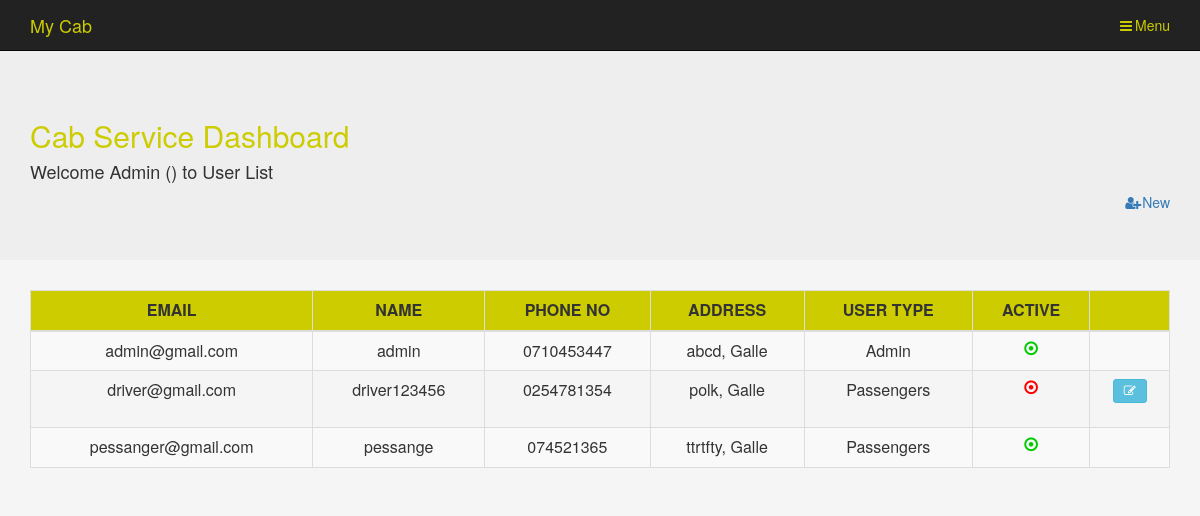
The app's page /user/users.php with its own data.
### tables this page shows
CREATE TABLE `users` (
  `EMAIL` varchar(500) NOT NULL,
  `NAME` varchar(200) NOT NULL,
  `PHONENO` varchar(12) NOT NULL,
  `ADDRESS` varchar(500) NOT NULL,
  `TYPE` int(2) NOT NULL,
  `PASSWORD` varchar(1000) DEFAULT NULL,
  `ACTIVE` int(11) DEFAULT NULL
);

### user/users.php (the view, shortened to what this page needs)
<?php
$conn = OpenCon();
$query = "SELECT * FROM USERS";
mysqli_query($conn, $query) or die('Error querying database.');
$result = mysqli_query($conn, $query);
?>
<html>
    <head>
        <link href="../res/css/bootstrap.css" rel="stylesheet" type="text/css">
        <link href="../res/css/font-awesome.css" rel="stylesheet" type="text/css">
    </head>
    <body style="background-color: whitesmoke">
        <div class="navbar navbar-inverse navbar-static-top" style="margin-bottom: 0px;">
            <div class="container">
                <div class="navbar-header">
                    <a style="color: #cccc00" class="navbar-brand" href="index.php">My Cab</a>
                </div>
                <ul class="nav navbar-nav navbar-right">
                    <li class="dropdown">
                        <a style="color: #cccc00" class="dropdown-toggle" data-toggle="dropdown" href="">
                            <i class="fa fa-bars fa-fw"></i>Menu
                        </a>
                    </li>
                </ul>
            </div>
        </div>
        <div class="jumbotron">
            <div class="container">
                <h2><a href="../dashboardAdmin.php" style="text-decoration: none; color: #cccc00">Cab Service Dashboard</a></h2>
                <h4>Welcome Admin (<small><?php echo $_COOKIE['loginUser']; ?></small>) to User List</h4>
                <div class="pull-right">
                    <a href="newUser.php"><i class="fa fa-user-plus fa-fw"></i>New</a>
                </div>
            </div>
        </div>
        <div class="container">
            <div class="row">
                <div class="col-lg-12 col-xs-12 col-md-12 col-sm-12">
                    <table class="table table-striped table-bordered table-hover table-responsive text-center">
                        <thead>
                            <tr class="text-uppercase" style="background-color: #cccc00">
                                <th class="text-center">Email</th>
                                <th class="text-center">Name</th>
                                <th class="text-center">Phone no</th>
                                <th class="text-center">Address</th>
                                <th class="text-center">User Type</th>
                                <th class="text-center">Active</th>
                                <td class="text-center"></td>
                            </tr>
                        </thead>
                        <tbody>
                            <?php while ($row = mysqli_fetch_array($result)) { ?>
                                <tr>
                                    <td><?php echo $row['EMAIL']; ?></td>
                                    <td><?php echo $row['NAME']; ?></td>
                                    <td><?php echo $row['PHONENO']; ?></td>
                                    <td><?php echo $row['ADDRESS']; ?></td>
                                    <td>
                                        <?php if ($row['TYPE'] == 1) { ?>
                                            Admin
                                        <?php } else if ($row['TYPE'] == 2) { ?>
                                            Driver
                                        <?php } else { ?>
                                            Passengers
                                        <?php } ?>
                                    </td>
                                    <td>
                                        <?php if ($row['ACTIVE'] == 1) { ?>
                                            <i style="color: #00cc00" class="fa fa-dot-circle-o"></i>
                                        <?php } else { ?>
                                            <i style="color: #ff0000" class="fa fa-dot-circle-o"></i>
                                        <?php } ?>
                                    </td>
                                    <td>
                                        <?php if ($row['ACTIVE'] != 1) { ?>
                                            <form method="post" action="updateUser.php">
                                                <button type="submit" class="btn btn-info btn-sm">
                                                    <i class="fa fa-edit"></i>
                                                </button>
                                            </form>
                                        <?php } ?>
                                    </td>
                                </tr>
                                <?php
                            }
                            ?>
                        </tbody>
                    </table>
                </div>
            </div>
        </div>
    </body>
</html>

### records on screen
users: EMAIL "admin@gmail.com", NAME "admin", PHONENO "0710453447", ADDRESS "abcd, Galle", TYPE "Admin", ACTIVE 1 (drawn)
users: EMAIL "driver@gmail.com", NAME "driver123456", PHONENO "0254781354", ADDRESS "polk, Galle", TYPE "Passengers", ACTIVE 0 (drawn)
users: EMAIL "pessanger@gmail.com", NAME "pessange", PHONENO "074521365", ADDRESS "ttrtfty, Galle", TYPE "Passengers", ACTIVE 1 (drawn)
